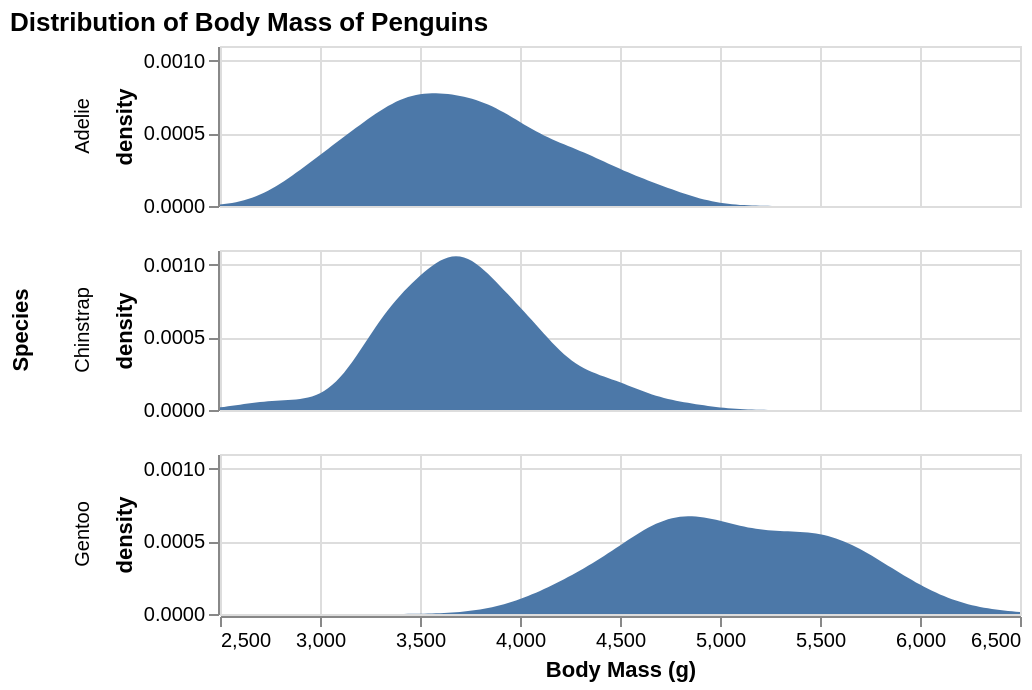

Specify this chart in Vega-Lite:
### Vega-Lite specification from a JSON file in a GitHub repository (floating-point values rounded to 4 significant figures; data arrays with more than 128 entries replaced by an {"elided": "..."} marker saying what was removed)
{"$schema": "https://vega.github.io/schema/vega-lite/v4.json", "title": "Distribution of Body Mass of Penguins", "width": 400, "height": 80, "data": {"values": {"elided": "344 records"}}, "mark": "area", "transform": [{"density": "Body Mass (g)", "groupby": ["Species"], "extent": [2500, 6500]}], "encoding": {"x": {"field": "value", "type": "quantitative", "title": "Body Mass (g)"}, "y": {"field": "density", "type": "quantitative", "stack": "zero"}, "row": {"field": "Species"}}}
